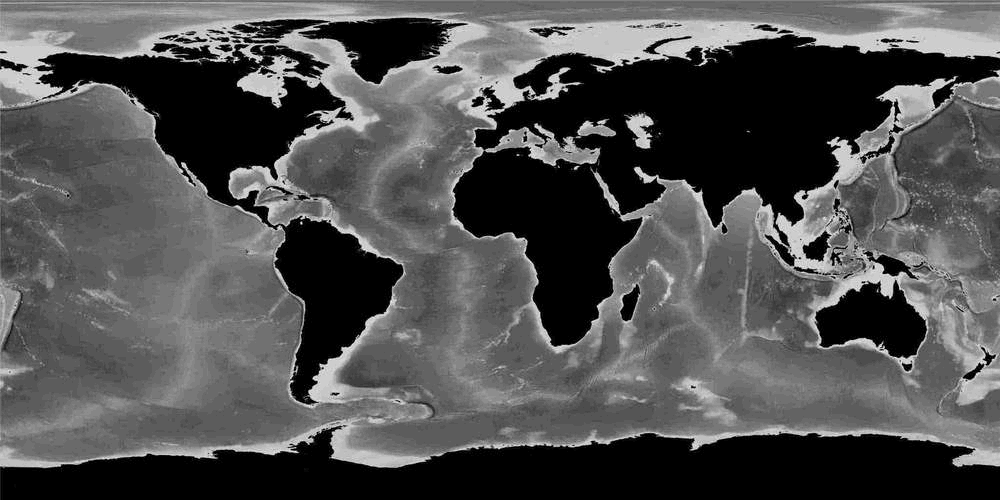
#> input picture assets/additional_scripts/world.jpg, 1000 x 500 px, shrunk from 2048 x 1024 before the run
$ python changemap.py
#> lines starting #> are read from the running program, lines starting #| are printed output that depends on the picture
import os
from PIL import Image, ImageDraw
import random
import math
import numpy as np


image = Image.open("world.jpg").convert("L")
width, height = image.size
#> width = 1000; height = 500

# Creating a list that contains all the pixels corresponding
pixels = np.asarray(image)

blank_image = Image.new("RGBA", (width, height), color=(0,0,0,0))
#> blank_image: PIL image 1000x500 RGBA; every value is 0
# new_pixels = np.full((height,width),255)
draw = ImageDraw.Draw(blank_image)

for i in range(height):
    for j in range(width):
        if(pixels[i][j]<5):
            draw.point([j,i],(0,0,0))
            # [5 lines of commented-out code are left out]

blank_image.show()
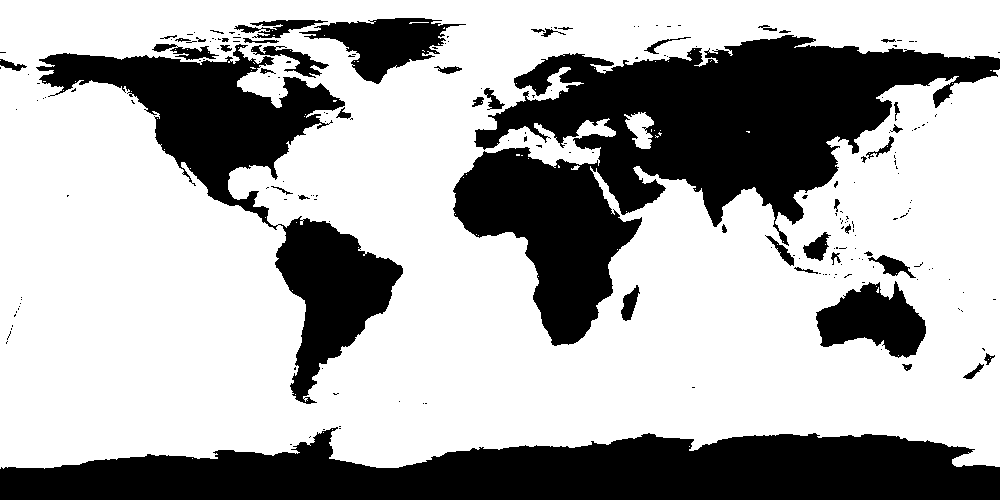
#> shown: PIL image 1000x500 RGBA; mean R, G, B, A 0, 0, 0, 83.7; transparent parts drawn white
blank_image.save(f"new_world3.png")
